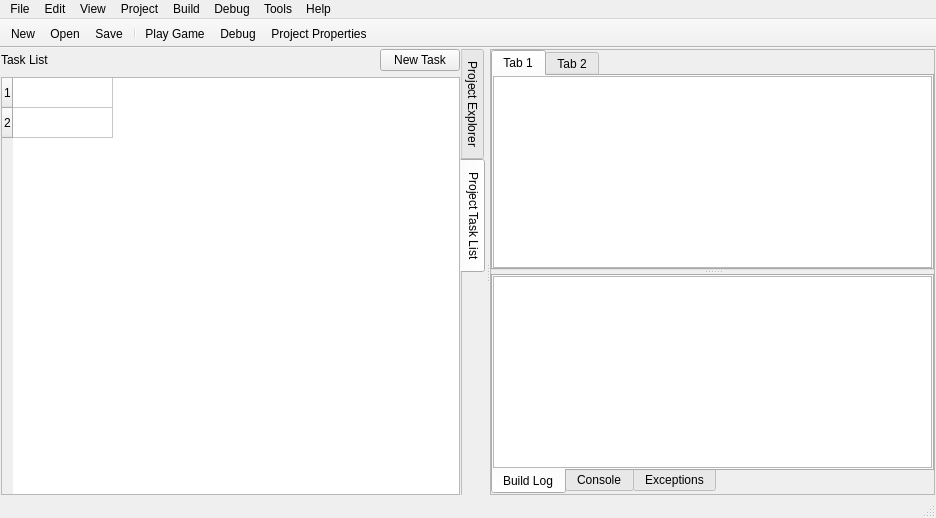
<?xml version="1.0" encoding="UTF-8"?>
<ui version="4.0">
 <class>MainWindow</class>
 <widget class="QMainWindow" name="MainWindow">
  <property name="geometry">
   <rect>
    <x>0</x>
    <y>0</y>
    <width>936</width>
    <height>518</height>
   </rect>
  </property>
  <property name="sizePolicy">
   <sizepolicy hsizetype="Preferred" vsizetype="Preferred">
    <horstretch>0</horstretch>
    <verstretch>0</verstretch>
   </sizepolicy>
  </property>
  <property name="windowTitle">
   <string>QtSphere IDE</string>
  </property>
  <property name="documentMode">
   <bool>false</bool>
  </property>
  <property name="tabShape">
   <enum>QTabWidget::Rounded</enum>
  </property>
  <property name="unifiedTitleAndToolBarOnMac">
   <bool>false</bool>
  </property>
  <widget class="QWidget" name="centralWidget">
   <property name="autoFillBackground">
    <bool>false</bool>
   </property>
   <layout class="QVBoxLayout" name="verticalLayout_5">
    <property name="leftMargin">
     <number>1</number>
    </property>
    <property name="topMargin">
     <number>1</number>
    </property>
    <property name="rightMargin">
     <number>1</number>
    </property>
    <property name="bottomMargin">
     <number>1</number>
    </property>
    <item>
     <widget class="QSplitter" name="splitter">
      <property name="enabled">
       <bool>true</bool>
      </property>
      <property name="orientation">
       <enum>Qt::Horizontal</enum>
      </property>
      <property name="opaqueResize">
       <bool>true</bool>
      </property>
      <widget class="QTabWidget" name="sideBar">
       <property name="sizePolicy">
        <sizepolicy hsizetype="Preferred" vsizetype="Preferred">
         <horstretch>0</horstretch>
         <verstretch>2</verstretch>
        </sizepolicy>
       </property>
       <property name="tabPosition">
        <enum>QTabWidget::East</enum>
       </property>
       <property name="tabShape">
        <enum>QTabWidget::Rounded</enum>
       </property>
       <property name="currentIndex">
        <number>1</number>
       </property>
       <property name="documentMode">
        <bool>true</bool>
       </property>
       <widget class="QWidget" name="projectExplorerTab">
        <property name="sizePolicy">
         <sizepolicy hsizetype="Expanding" vsizetype="Preferred">
          <horstretch>0</horstretch>
          <verstretch>0</verstretch>
         </sizepolicy>
        </property>
        <attribute name="title">
         <string>Project Explorer</string>
        </attribute>
        <layout class="QVBoxLayout" name="verticalLayout">
         <property name="leftMargin">
          <number>0</number>
         </property>
         <property name="topMargin">
          <number>0</number>
         </property>
         <property name="rightMargin">
          <number>0</number>
         </property>
         <property name="bottomMargin">
          <number>0</number>
         </property>
         <item>
          <widget class="QTreeWidget" name="treeWidget">
           <property name="sizePolicy">
            <sizepolicy hsizetype="Expanding" vsizetype="Expanding">
             <horstretch>0</horstretch>
             <verstretch>0</verstretch>
            </sizepolicy>
           </property>
           <attribute name="headerVisible">
            <bool>false</bool>
           </attribute>
           <column>
            <property name="text">
             <string>1</string>
            </property>
           </column>
           <item>
            <property name="text">
             <string>Project Name</string>
            </property>
            <property name="icon">
             <iconset resource="res/qsires.qrc">
              <normaloff>:/icons/sphere-icon.png</normaloff>:/icons/sphere-icon.png</iconset>
            </property>
            <item>
             <property name="text">
              <string>images</string>
             </property>
             <item>
              <property name="text">
               <string>image1.jpg</string>
              </property>
             </item>
            </item>
            <item>
             <property name="text">
              <string>maps</string>
             </property>
             <item>
              <property name="text">
               <string>field.rmp</string>
              </property>
             </item>
            </item>
            <item>
             <property name="text">
              <string>scripts</string>
             </property>
             <item>
              <property name="text">
               <string>main.js</string>
              </property>
             </item>
            </item>
            <item>
             <property name="text">
              <string>&lt;Project Name&gt;</string>
             </property>
            </item>
           </item>
          </widget>
         </item>
        </layout>
       </widget>
       <widget class="QWidget" name="projectTaskList">
        <attribute name="title">
         <string>Project Task List</string>
        </attribute>
        <layout class="QVBoxLayout" name="verticalLayout_2">
         <property name="leftMargin">
          <number>0</number>
         </property>
         <property name="topMargin">
          <number>0</number>
         </property>
         <property name="rightMargin">
          <number>0</number>
         </property>
         <property name="bottomMargin">
          <number>0</number>
         </property>
         <item>
          <layout class="QHBoxLayout" name="horizontalLayout_2">
           <item>
            <widget class="QLabel" name="taskListLabel">
             <property name="text">
              <string>Task List</string>
             </property>
            </widget>
           </item>
           <item>
            <spacer name="horizontalSpacer">
             <property name="orientation">
              <enum>Qt::Horizontal</enum>
             </property>
             <property name="sizeHint" stdset="0">
              <size>
               <width>40</width>
               <height>20</height>
              </size>
             </property>
            </spacer>
           </item>
           <item>
            <widget class="QPushButton" name="newTaskButton">
             <property name="text">
              <string>New Task</string>
             </property>
            </widget>
           </item>
          </layout>
         </item>
         <item>
          <widget class="QTableWidget" name="tableWidget">
           <property name="autoScroll">
            <bool>false</bool>
           </property>
           <property name="showGrid">
            <bool>true</bool>
           </property>
           <property name="gridStyle">
            <enum>Qt::SolidLine</enum>
           </property>
           <property name="cornerButtonEnabled">
            <bool>false</bool>
           </property>
           <property name="rowCount">
            <number>2</number>
           </property>
           <attribute name="horizontalHeaderVisible">
            <bool>false</bool>
           </attribute>
           <attribute name="horizontalHeaderCascadingSectionResizes">
            <bool>false</bool>
           </attribute>
           <attribute name="verticalHeaderCascadingSectionResizes">
            <bool>false</bool>
           </attribute>
           <attribute name="verticalHeaderHighlightSections">
            <bool>true</bool>
           </attribute>
           <row>
            <property name="text">
             <string>1</string>
            </property>
           </row>
           <row/>
           <column>
            <property name="text">
             <string>Task</string>
            </property>
           </column>
           <item row="0" column="0">
            <property name="text">
             <string/>
            </property>
            <property name="checkState">
             <enum>Unchecked</enum>
            </property>
           </item>
           <item row="1" column="0">
            <property name="text">
             <string/>
            </property>
           </item>
          </widget>
         </item>
        </layout>
       </widget>
      </widget>
      <widget class="QFrame" name="mainAreaFrame">
       <property name="enabled">
        <bool>true</bool>
       </property>
       <property name="frameShape">
        <enum>QFrame::StyledPanel</enum>
       </property>
       <property name="frameShadow">
        <enum>QFrame::Raised</enum>
       </property>
       <layout class="QVBoxLayout" name="verticalLayout_4">
        <property name="leftMargin">
         <number>0</number>
        </property>
        <property name="topMargin">
         <number>0</number>
        </property>
        <property name="rightMargin">
         <number>0</number>
        </property>
        <property name="bottomMargin">
         <number>0</number>
        </property>
        <item>
         <widget class="QSplitter" name="consoleSplitter">
          <property name="orientation">
           <enum>Qt::Vertical</enum>
          </property>
          <widget class="QTabWidget" name="openFileTabs">
           <property name="currentIndex">
            <number>0</number>
           </property>
           <widget class="QWidget" name="tab1">
            <attribute name="title">
             <string>Tab 1</string>
            </attribute>
            <layout class="QVBoxLayout" name="verticalLayout_3">
             <property name="leftMargin">
              <number>0</number>
             </property>
             <property name="topMargin">
              <number>0</number>
             </property>
             <property name="rightMargin">
              <number>0</number>
             </property>
             <property name="bottomMargin">
              <number>0</number>
             </property>
             <item>
              <widget class="QTextEdit" name="textEdit">
               <property name="html">
                <string>&lt;!DOCTYPE HTML PUBLIC &quot;-//W3C//DTD HTML 4.0//EN&quot; &quot;http://www.w3.org/TR/REC-html40/strict.dtd&quot;&gt;
&lt;html&gt;&lt;head&gt;&lt;meta name=&quot;qrichtext&quot; content=&quot;1&quot; /&gt;&lt;style type=&quot;text/css&quot;&gt;
p, li { white-space: pre-wrap; }
&lt;/style&gt;&lt;/head&gt;&lt;body style=&quot; font-family:'MS Shell Dlg 2'; font-size:8.25pt; font-weight:400; font-style:normal;&quot;&gt;
&lt;p style=&quot;-qt-paragraph-type:empty; margin-top:0px; margin-bottom:0px; margin-left:0px; margin-right:0px; -qt-block-indent:0; text-indent:0px;&quot;&gt;&lt;br /&gt;&lt;/p&gt;&lt;/body&gt;&lt;/html&gt;</string>
               </property>
              </widget>
             </item>
            </layout>
           </widget>
           <widget class="QWidget" name="tab2">
            <attribute name="title">
             <string>Tab 2</string>
            </attribute>
           </widget>
          </widget>
          <widget class="QTabWidget" name="tabWidget">
           <property name="tabPosition">
            <enum>QTabWidget::South</enum>
           </property>
           <property name="currentIndex">
            <number>0</number>
           </property>
           <widget class="QWidget" name="buildLogTab">
            <attribute name="title">
             <string>Build Log</string>
            </attribute>
            <layout class="QVBoxLayout" name="verticalLayout_6">
             <property name="leftMargin">
              <number>0</number>
             </property>
             <property name="topMargin">
              <number>0</number>
             </property>
             <property name="rightMargin">
              <number>0</number>
             </property>
             <property name="bottomMargin">
              <number>0</number>
             </property>
             <item>
              <widget class="QTextEdit" name="buildLogText">
               <property name="readOnly">
                <bool>true</bool>
               </property>
              </widget>
             </item>
            </layout>
           </widget>
           <widget class="QWidget" name="consoleTab">
            <attribute name="title">
             <string>Console</string>
            </attribute>
            <layout class="QVBoxLayout" name="verticalLayout_7">
             <property name="leftMargin">
              <number>0</number>
             </property>
             <property name="topMargin">
              <number>0</number>
             </property>
             <property name="rightMargin">
              <number>0</number>
             </property>
             <property name="bottomMargin">
              <number>0</number>
             </property>
             <item>
              <widget class="QPlainTextEdit" name="consoleText">
               <property name="readOnly">
                <bool>true</bool>
               </property>
              </widget>
             </item>
            </layout>
           </widget>
           <widget class="QWidget" name="exceptionsTab">
            <attribute name="title">
             <string>Exceptions</string>
            </attribute>
           </widget>
          </widget>
         </widget>
        </item>
       </layout>
      </widget>
     </widget>
    </item>
   </layout>
  </widget>
  <widget class="QMenuBar" name="menuBar">
   <property name="geometry">
    <rect>
     <x>0</x>
     <y>0</y>
     <width>936</width>
     <height>21</height>
    </rect>
   </property>
   <widget class="QMenu" name="menuFile">
    <property name="title">
     <string>File</string>
    </property>
    <widget class="QMenu" name="menuOpen_Project">
     <property name="title">
      <string>Open</string>
     </property>
     <addaction name="openProject"/>
     <addaction name="openLastProject"/>
     <addaction name="separator"/>
     <addaction name="openPlainTextFile"/>
     <addaction name="openScript"/>
     <addaction name="openMap"/>
     <addaction name="openCharset"/>
     <addaction name="openTileset"/>
     <addaction name="openFont"/>
     <addaction name="openWindowStyle"/>
    </widget>
    <widget class="QMenu" name="menuNew">
     <property name="title">
      <string>New</string>
     </property>
     <addaction name="newProject"/>
     <addaction name="separator"/>
     <addaction name="newPlainTextFile"/>
     <addaction name="newScript"/>
     <addaction name="newMap"/>
     <addaction name="newTileset"/>
     <addaction name="newCharset"/>
     <addaction name="newFont"/>
     <addaction name="newWindowstyle"/>
    </widget>
    <addaction name="menuNew"/>
    <addaction name="menuOpen_Project"/>
    <addaction name="actionOpen"/>
    <addaction name="separator"/>
    <addaction name="actionSave"/>
    <addaction name="actionSave_As"/>
    <addaction name="actionSave_All"/>
    <addaction name="separator"/>
    <addaction name="actionExit"/>
   </widget>
   <widget class="QMenu" name="menuEdit">
    <property name="title">
     <string>Edit</string>
    </property>
    <addaction name="actionUndo"/>
    <addaction name="actionRedo"/>
    <addaction name="separator"/>
    <addaction name="actionCut"/>
    <addaction name="actionCopy"/>
    <addaction name="actionPaste"/>
    <addaction name="actionSelect_All"/>
    <addaction name="separator"/>
    <addaction name="actionZoom_In"/>
    <addaction name="actionZoom_Out"/>
   </widget>
   <widget class="QMenu" name="menuView">
    <property name="title">
     <string>View</string>
    </property>
    <widget class="QMenu" name="menuRecent_Files">
     <property name="title">
      <string>Recent Files</string>
     </property>
     <addaction name="action_files"/>
    </widget>
    <addaction name="actionClose_Active_Pane"/>
    <addaction name="separator"/>
    <addaction name="actionStart_Page"/>
    <addaction name="actionBuild_Log"/>
    <addaction name="actionProject_Tree"/>
    <addaction name="actionConsole"/>
    <addaction name="actionExceptions"/>
    <addaction name="actionSound_Test"/>
    <addaction name="actionTask_List"/>
    <addaction name="separator"/>
    <addaction name="menuRecent_Files"/>
   </widget>
   <widget class="QMenu" name="menuProject">
    <property name="title">
     <string>Project</string>
    </property>
    <addaction name="actionOpen_Game_Directory"/>
    <addaction name="actionRefresh"/>
    <addaction name="actionClose"/>
    <addaction name="separator"/>
    <addaction name="actionProject_Properties"/>
   </widget>
   <widget class="QMenu" name="menuBuild">
    <property name="title">
     <string>Build</string>
    </property>
    <addaction name="actionPackage_Game"/>
   </widget>
   <widget class="QMenu" name="menuDebug">
    <property name="title">
     <string>Debug</string>
    </property>
    <addaction name="actionTest_Game"/>
    <addaction name="separator"/>
    <addaction name="actionStart_Debugging"/>
    <addaction name="actionBreak_Into_Debugger"/>
    <addaction name="actionStop_Debugging"/>
    <addaction name="separator"/>
    <addaction name="actionStep_Into"/>
    <addaction name="actionStep_Over"/>
    <addaction name="actionStep_Out"/>
   </widget>
   <widget class="QMenu" name="menuTools">
    <property name="title">
     <string>Tools</string>
    </property>
    <addaction name="actionConfigure_Engine"/>
    <addaction name="actionConfigure_QtSphere_IDE"/>
   </widget>
   <widget class="QMenu" name="menuHelp">
    <property name="enabled">
     <bool>true</bool>
    </property>
    <property name="title">
     <string>Help</string>
    </property>
    <addaction name="actionSphere_2_0_API"/>
    <addaction name="actionMiniRT_API"/>
    <addaction name="separator"/>
    <addaction name="actionAbout"/>
   </widget>
   <addaction name="menuFile"/>
   <addaction name="menuEdit"/>
   <addaction name="menuView"/>
   <addaction name="menuProject"/>
   <addaction name="menuBuild"/>
   <addaction name="menuDebug"/>
   <addaction name="menuTools"/>
   <addaction name="menuHelp"/>
  </widget>
  <widget class="QToolBar" name="mainToolBar">
   <property name="movable">
    <bool>false</bool>
   </property>
   <property name="iconSize">
    <size>
     <width>16</width>
     <height>16</height>
    </size>
   </property>
   <property name="floatable">
    <bool>false</bool>
   </property>
   <attribute name="toolBarArea">
    <enum>TopToolBarArea</enum>
   </attribute>
   <attribute name="toolBarBreak">
    <bool>false</bool>
   </attribute>
   <addaction name="toolbarNewButton"/>
   <addaction name="toolbarOpenButton"/>
   <addaction name="toolbarSaveButton"/>
   <addaction name="separator"/>
   <addaction name="toolbarPlayGame"/>
   <addaction name="toolbarDebug"/>
   <addaction name="toolbarProjectProperties"/>
  </widget>
  <widget class="QStatusBar" name="statusBar"/>
  <action name="actionClose_Project">
   <property name="text">
    <string>Close Project</string>
   </property>
  </action>
  <action name="openLastProject">
   <property name="text">
    <string>Open Last Project</string>
   </property>
  </action>
  <action name="actionNew">
   <property name="text">
    <string>New</string>
   </property>
  </action>
  <action name="actionOpen">
   <property name="text">
    <string>Open...</string>
   </property>
  </action>
  <action name="actionSave">
   <property name="text">
    <string>Save</string>
   </property>
  </action>
  <action name="actionSave_As">
   <property name="text">
    <string>Save As...</string>
   </property>
  </action>
  <action name="actionSave_All">
   <property name="text">
    <string>Save All</string>
   </property>
  </action>
  <action name="actionUndo">
   <property name="text">
    <string>Undo</string>
   </property>
  </action>
  <action name="actionRedo">
   <property name="text">
    <string>Redo</string>
   </property>
  </action>
  <action name="actionCut">
   <property name="text">
    <string>Cut</string>
   </property>
  </action>
  <action name="actionCopy">
   <property name="text">
    <string>Copy</string>
   </property>
  </action>
  <action name="actionPaste">
   <property name="text">
    <string>Paste</string>
   </property>
  </action>
  <action name="actionSelect_All">
   <property name="text">
    <string>Select All</string>
   </property>
  </action>
  <action name="actionZoom_In">
   <property name="text">
    <string>Zoom In</string>
   </property>
  </action>
  <action name="actionZoom_Out">
   <property name="text">
    <string>Zoom Out</string>
   </property>
  </action>
  <action name="actionClose_Active_Pane">
   <property name="text">
    <string>Close Active Pane</string>
   </property>
  </action>
  <action name="actionStart_Page">
   <property name="text">
    <string>Start Page</string>
   </property>
  </action>
  <action name="actionBuild_Log">
   <property name="text">
    <string>Build Log</string>
   </property>
  </action>
  <action name="actionProject_Tree">
   <property name="text">
    <string>Project Tree</string>
   </property>
  </action>
  <action name="actionConsole">
   <property name="text">
    <string>Console</string>
   </property>
  </action>
  <action name="actionExceptions">
   <property name="text">
    <string>Exceptions</string>
   </property>
  </action>
  <action name="actionSound_Test">
   <property name="text">
    <string>Sound Test</string>
   </property>
  </action>
  <action name="actionTask_List">
   <property name="text">
    <string>Task List</string>
   </property>
  </action>
  <action name="action_files">
   <property name="text">
    <string>&lt;files&gt;</string>
   </property>
  </action>
  <action name="actionOpen_Game_Directory">
   <property name="text">
    <string>Open Game Directory</string>
   </property>
  </action>
  <action name="actionRefresh">
   <property name="text">
    <string>Refresh</string>
   </property>
  </action>
  <action name="actionProject_Properties">
   <property name="text">
    <string>Project Properties</string>
   </property>
  </action>
  <action name="actionPackage_Game">
   <property name="text">
    <string>Package Game...</string>
   </property>
  </action>
  <action name="actionTest_Game">
   <property name="enabled">
    <bool>true</bool>
   </property>
   <property name="text">
    <string>Test Game</string>
   </property>
   <property name="iconVisibleInMenu">
    <bool>false</bool>
   </property>
  </action>
  <action name="actionStart_Debugging">
   <property name="text">
    <string>Start Debugging</string>
   </property>
  </action>
  <action name="actionBreak_Into_Debugger">
   <property name="text">
    <string>Break Into Debugger</string>
   </property>
  </action>
  <action name="actionStop_Debugging">
   <property name="text">
    <string>Stop Debugging</string>
   </property>
  </action>
  <action name="actionStep_Into">
   <property name="text">
    <string>Step Into</string>
   </property>
  </action>
  <action name="actionStep_Over">
   <property name="text">
    <string>Step Over</string>
   </property>
  </action>
  <action name="actionStep_Out">
   <property name="text">
    <string>Step Out</string>
   </property>
  </action>
  <action name="actionConfigure_Engine">
   <property name="text">
    <string>Configure Engine...</string>
   </property>
  </action>
  <action name="actionConfigure_QtSphere_IDE">
   <property name="text">
    <string>Configure QtSphere IDE</string>
   </property>
  </action>
  <action name="actionExit">
   <property name="text">
    <string>Exit</string>
   </property>
  </action>
  <action name="actionAbout">
   <property name="checkable">
    <bool>false</bool>
   </property>
   <property name="text">
    <string>About</string>
   </property>
   <property name="visible">
    <bool>true</bool>
   </property>
  </action>
  <action name="actionSphere_2_0_API">
   <property name="text">
    <string>Sphere 2.0 API</string>
   </property>
  </action>
  <action name="actionMiniRT_API">
   <property name="text">
    <string>miniRT API</string>
   </property>
  </action>
  <action name="openProject">
   <property name="text">
    <string>Project...</string>
   </property>
  </action>
  <action name="openPlainTextFile">
   <property name="text">
    <string>Plain text...</string>
   </property>
  </action>
  <action name="openScript">
   <property name="text">
    <string>Script...</string>
   </property>
  </action>
  <action name="openMap">
   <property name="text">
    <string>Map...</string>
   </property>
  </action>
  <action name="openCharset">
   <property name="text">
    <string>Tileset...</string>
   </property>
  </action>
  <action name="openTileset">
   <property name="text">
    <string>Charset...</string>
   </property>
  </action>
  <action name="openFont">
   <property name="text">
    <string>Font...</string>
   </property>
  </action>
  <action name="openWindowStyle">
   <property name="text">
    <string>Windowstyle...</string>
   </property>
  </action>
  <action name="newProject">
   <property name="text">
    <string>Project...</string>
   </property>
  </action>
  <action name="newPlainTextFile">
   <property name="text">
    <string>Plain Text file</string>
   </property>
  </action>
  <action name="newScript">
   <property name="text">
    <string>Script</string>
   </property>
  </action>
  <action name="newMap">
   <property name="text">
    <string>Map</string>
   </property>
  </action>
  <action name="newTileset">
   <property name="text">
    <string>Tileset</string>
   </property>
  </action>
  <action name="newCharset">
   <property name="text">
    <string>Charset</string>
   </property>
  </action>
  <action name="newFont">
   <property name="text">
    <string>Font</string>
   </property>
  </action>
  <action name="newWindowstyle">
   <property name="text">
    <string>Windowstyle</string>
   </property>
  </action>
  <action name="actionClose">
   <property name="text">
    <string>Close</string>
   </property>
  </action>
  <action name="toolbarNewButton">
   <property name="text">
    <string>New</string>
   </property>
   <property name="toolTip">
    <string>New file</string>
   </property>
  </action>
  <action name="toolbarOpenButton">
   <property name="text">
    <string>Open</string>
   </property>
   <property name="toolTip">
    <string>Open</string>
   </property>
  </action>
  <action name="toolbarSaveButton">
   <property name="text">
    <string>Save</string>
   </property>
   <property name="toolTip">
    <string>Save current file</string>
   </property>
  </action>
  <action name="toolbarPlayGame">
   <property name="icon">
    <iconset resource="res/qsires.qrc">
     <normaloff>:/icons/sphere-icon.png</normaloff>:/icons/sphere-icon.png</iconset>
   </property>
   <property name="text">
    <string>Play Game</string>
   </property>
   <property name="toolTip">
    <string>Play Game</string>
   </property>
  </action>
  <action name="toolbarProjectProperties">
   <property name="icon">
    <iconset resource="res/qsires.qrc">
     <normaloff>:/icons/1385573251-24px.png</normaloff>:/icons/1385573251-24px.png</iconset>
   </property>
   <property name="text">
    <string>Project Properties</string>
   </property>
   <property name="toolTip">
    <string>Project Properties</string>
   </property>
  </action>
  <action name="actionContextMenuItem1">
   <property name="checkable">
    <bool>true</bool>
   </property>
   <property name="icon">
    <iconset resource="res/qsires.qrc">
     <normaloff>:/icons/sphere-icon.png</normaloff>:/icons/sphere-icon.png</iconset>
   </property>
   <property name="text">
    <string>contextMenuItem1</string>
   </property>
  </action>
  <action name="toolbarDebug">
   <property name="icon">
    <iconset resource="res/qsires.qrc">
     <normaloff>:/icons/debug.png</normaloff>:/icons/debug.png</iconset>
   </property>
   <property name="text">
    <string>Debug</string>
   </property>
  </action>
 </widget>
 <layoutdefault spacing="6" margin="11"/>
 <resources>
  <include location="res/qsires.qrc"/>
 </resources>
 <connections/>
</ui>
